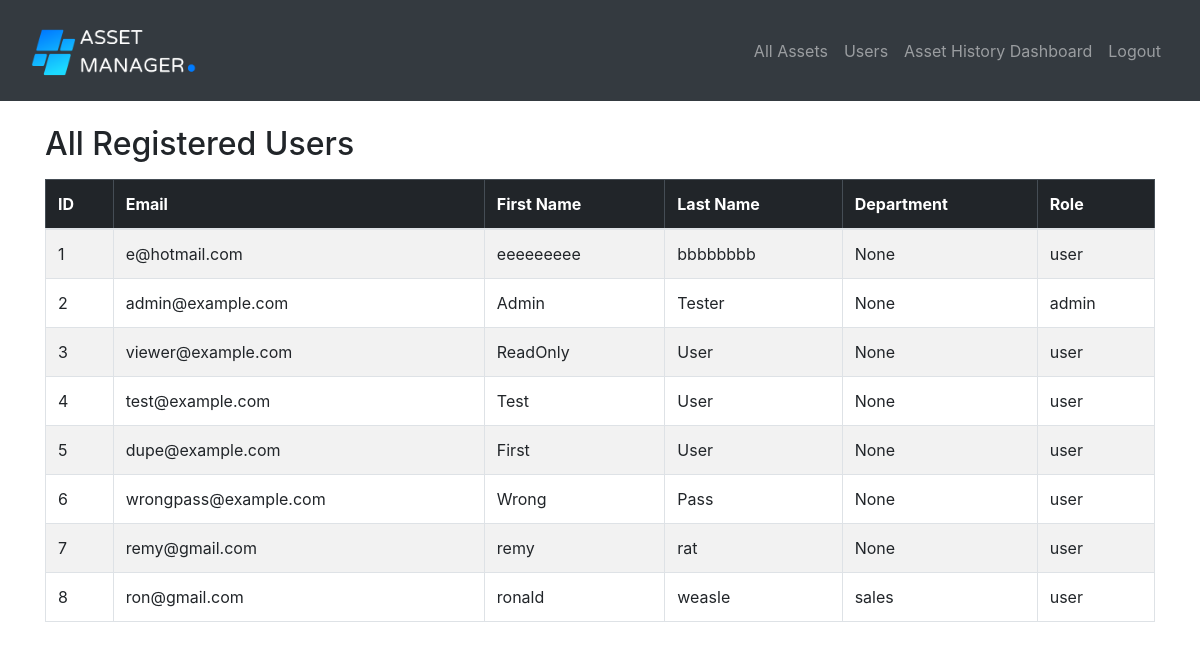
Screenshot of /users (signed in) with the database file from the repository.
### website/models.py (models this page shows)
class User(db.Model, UserMixin):
    id = db.Column(db.Integer, primary_key=True)
    first_name = db.Column(db.String(150))
    last_name = db.Column(db.String(150))
    email = db.Column(db.String(150), unique=True)
    password = db.Column(db.String(150))
    department = db.Column(db.String(150))
    role = db.Column(db.String(10), nullable=False, default='user')
    created_assets = db.relationship('Asset', foreign_keys='Asset.created_by', backref='creator_user')
    assigned_assets = db.relationship('Asset', foreign_keys='Asset.assigned_to', backref='assignee_user')

### website/views.py (the view)
@views.route('/users')
@login_required
def users():
    from .models import User
    all_users = User.query.all()
    return render_template('users.html', users=all_users)

### website/__init__.py (called while the page is built)
def create_app():
    app = Flask(__name__)
    app.config['SECRET_KEY'] = 'qwertyuiop'
    if 'SQLALCHEMY_DATABASE_URI' not in app.config:
        DB_NAME = os.path.join(os.path.dirname(__file__), 'database.db')
        app.config['SQLALCHEMY_DATABASE_URI'] = f'sqlite:///{DB_NAME}'
    db.init_app(app)
    from .views import views
    from .auth import auth
    app.register_blueprint(views, url_prefix='/')
    app.register_blueprint(auth, url_prefix='/')
    from .models import User, Asset
    create_database(app)
    login_manager = LoginManager()
    login_manager.login_view = 'auth.login'
    login_manager.init_app(app)
    @login_manager.user_loader
    def load_user(id):
        return User.query.get(int(id))
    return app

### website/templates/users.html (shortened to what this page needs)
{% extends "base.html" %}
{% block content %}
<h2 class="mt-4 mb-3">All Registered Users</h2>
<table class="table table-bordered table-striped">
  <thead class="table-dark">
    <tr>
      <th>ID</th>
      <th>Email</th>
      <th>First Name</th>
      <th>Last Name</th>
      <th>Department</th>
      <th>Role</th>
    </tr>
  </thead>
  <tbody>
    {% for user in users %}
    <tr>
      <td>{{ user.id }}</td>
      <td>{{ user.email }}</td>
      <td>{{ user.first_name }}</td>
      <td>{{ user.last_name }}</td>
      <td>{{ user.department }}</td>
      <td>{{ user.role }}</td>
    </tr>
    {% endfor %}
  </tbody>
</table>
{% endblock %}

### rows the page displays
User: id "1", email "e@hotmail.com", first_name "eeeeeeeee", last_name "bbbbbbbb", department "None", role "user"
User: id "2", email "admin@example.com", first_name "Admin", last_name "Tester", department "None", role "admin"
User: id "3", email "viewer@example.com", first_name "ReadOnly", last_name "User", department "None", role "user"
User: id "4", email "test@example.com", first_name "Test", last_name "User", department "None", role "user"
User: id "5", email "dupe@example.com", first_name "First", last_name "User", department "None", role "user"
User: id "6", email "wrongpass@example.com", first_name "Wrong", last_name "Pass", department "None", role "user"
User: id "7", email "remy@gmail.com", first_name "remy", last_name "rat", department "None", role "user"
User: id "8", email "ron@gmail.com", first_name "ronald", last_name "weasle", department "sales", role "user"
